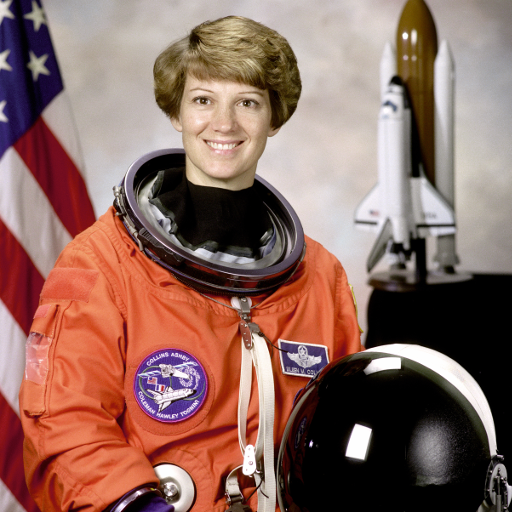
#> input picture skimage.data.astronaut(), 512 x 512 px
$ python k-mean.py   (older library calls are emulated)
#> lines starting #> are read from the running program, lines starting #| are printed output that depends on the picture
# -*- coding: utf-8 -*-
"""
Created on Tue May 22 17:24:10 2018

@author: yuxi
"""


# import the necessary packages
from skimage.segmentation import slic
from skimage.data import astronaut
import matplotlib.pyplot as plt
from skimage.io import imread
img = astronaut()
#> img is the input picture: shape (512, 512, 3); mean R, G, B 141.6, 105.8, 96.5
segments = slic(img, n_segments=100, compactness=10)
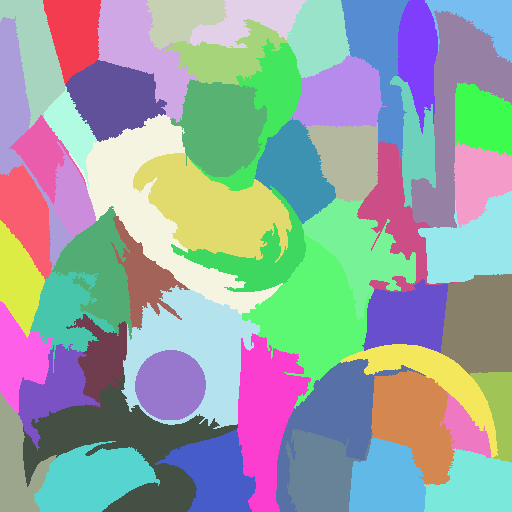
#> segments: shape (512, 512) int64; 56 distinct labels, from 1 to 56; one colour per label, 0 black


#%%
path_image = '201208172_T-12-58-58_Dive_01_041.jpg'
test_image = imread(path_image)
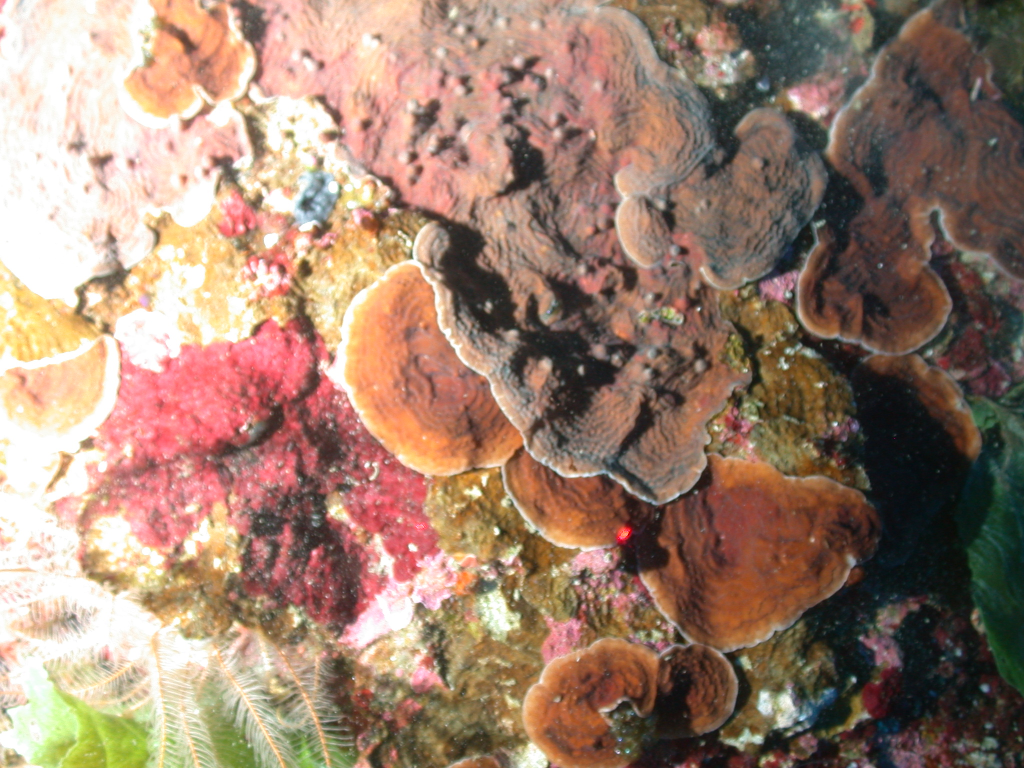
#> input picture stage1- preprocessing data/201208172_T-12-58-58_Dive_01_041.jpg, 2048 x 1536 px, found by its file name (shown at 1/2 size)
#> test_image is the input picture: shape (1536, 2048, 3); mean R, G, B 157.3, 129.4, 112.1
d = slic(test_image, n_segments=100, compactness=10.0, max_iter=10, sigma=0, spacing=None, multichannel=True, convert2lab=True, enforce_connectivity=True, min_size_factor=0.5, max_size_factor=3, slic_zero=False)
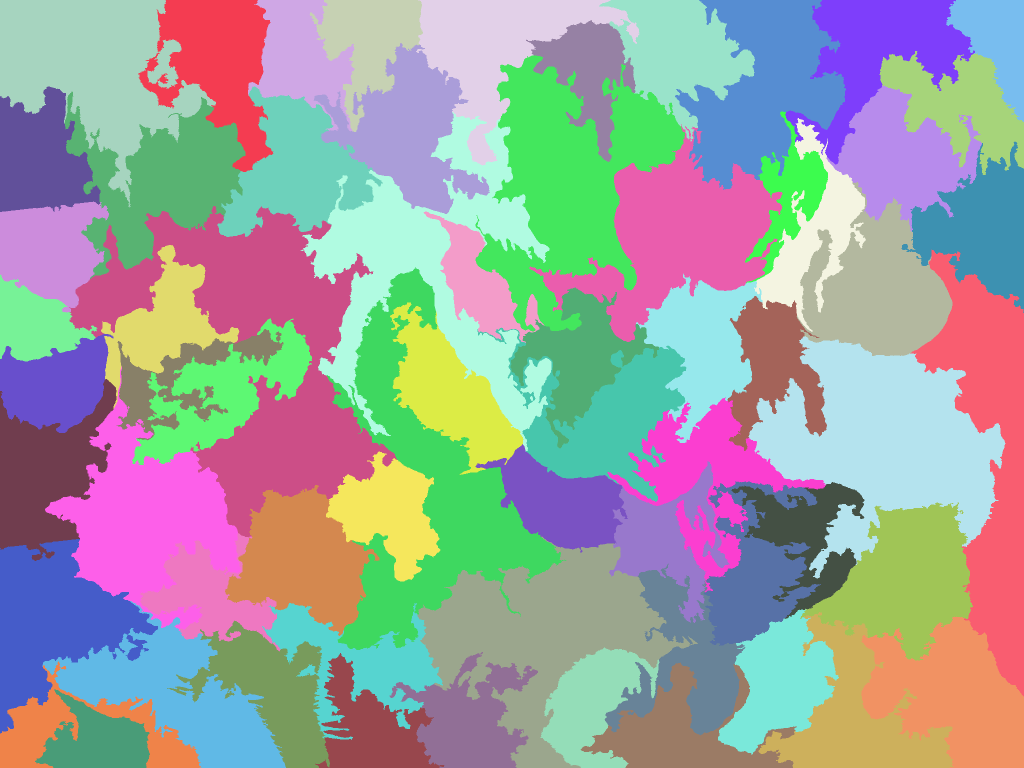
#> d: shape (1536, 2048) int64 (shown at 1/2 size); 65 distinct labels, from 1 to 65; one colour per label, 0 black
plt.imshow(d)
#%%
import matplotlib.pyplot as plt
import numpy as np
import random
import glob
import time

from skimage.data import astronaut
from skimage.color import rgb2gray
from skimage.filters import sobel
from skimage.segmentation import felzenszwalb, slic, quickshift, watershed
from skimage.segmentation import mark_boundaries,find_boundaries
from skimage.util import img_as_float
#%%
path_image = "./2012image/201208172_T-12-50-10_Dive_01_025.jpg"
#img = img_as_float(astronaut()[::2, ::2])
img = imread(path_image)
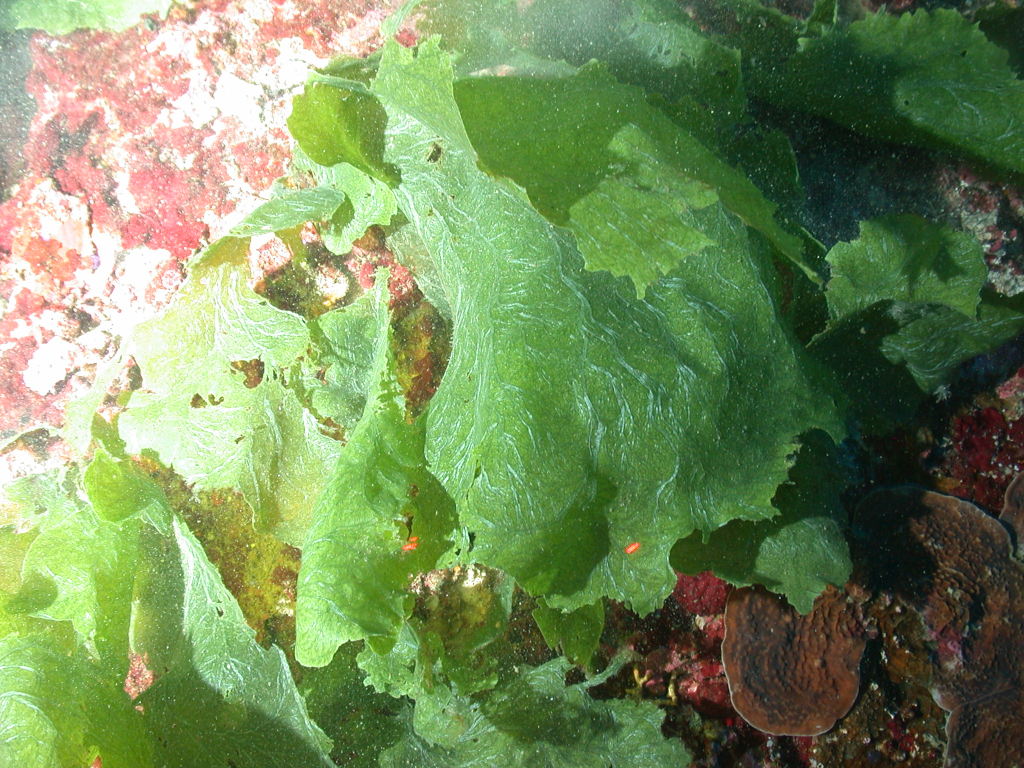
#> input picture stage2-trainining with CNN in crop image/2012 image data/2012_orginal_image data/201208172_T-12-50-10_Dive_01_025.jpg, 2048 x 1536 px, found by its file name (shown at 1/2 size)
#> img is the input picture: shape (1536, 2048, 3); mean R, G, B 116.2, 139.2, 90.8
img = img_as_float(img)
#%%image segmentation with k-means

#segments_fz = felzenszwalb(img, scale=100, sigma=0.5, min_size=50)
segments_slic = slic(img, n_segments=50, compactness=15, sigma=1)
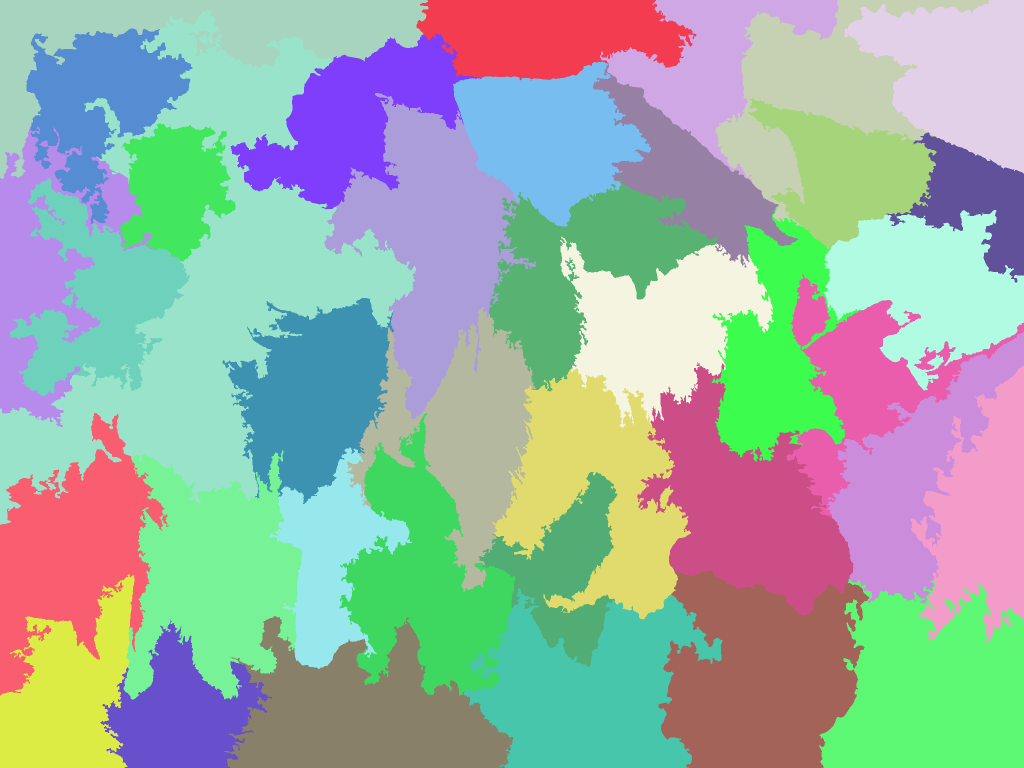
#> segments_slic: shape (1536, 2048) int64 (shown at 1/2 size); 38 distinct labels, from 1 to 38; one colour per label, 0 black
# [5 lines of commented-out code are left out]
print('SLIC number of segments: {}'.format(len(np.unique(segments_slic))))
#| SLIC number of segments: 38
#print('Quickshift number of segments: {}'.format(len(np.unique(segments_quick))))
#plot the boundary of the SLIC algorithm
fig, ax = plt.subplots(1, 1, figsize=(10,10), sharex=True, sharey=True)

#ax[0, 0].imshow(mark_boundaries(img, segments_fz))
#ax[0, 0].set_title("Felzenszwalbs's method")
ax.imshow(mark_boundaries(img, segments_slic,color=(1,1,0)))
ax.set_title('SLIC')
#ax[1, 0].imshow(mark_boundaries(img, segments_quick))
#ax[1, 0].set_title('Quickshift')
#ax[1, 1].imshow(mark_boundaries(img, segments_watershed))
#ax[1, 1].set_title('Compact watershed')

#for a in ax.ravel():
    #a.set_axis_off()

plt.tight_layout()
plt.show()
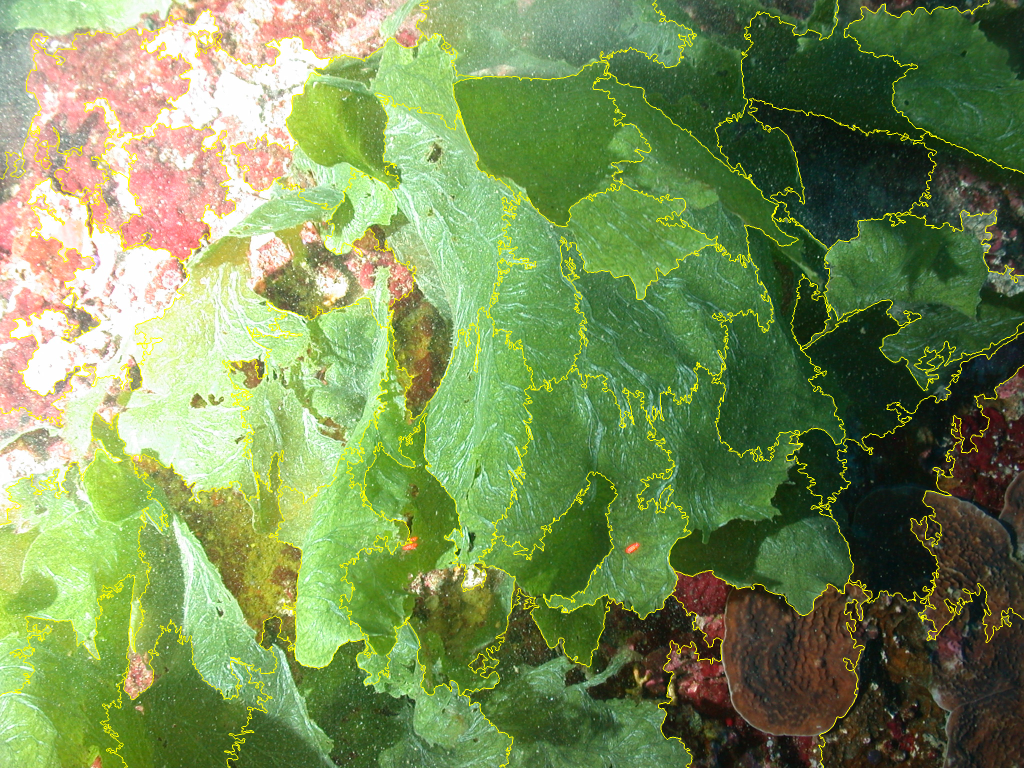
#> shown: shape (1536, 2048, 3) float64 (shown at 1/2 size); mean R, G, B 0.474, 0.561, 0.343
#%%
# [29 lines left out: functions mark_point, mark_generate_point, not called in this run]
#%%
fig, ax = plt.subplots(1, 1, figsize=(10,10), sharex=True, sharey=True)
ax.imshow(mark_boundaries(img, segments_slic,color=(1,1,0)))
#mark_point(1530,35,2)
#plt.plot(300,300,c='rx')


count_points = 50
geneate_count_points = 500
path_txt = "./2012new/201208172_T-12-50-10_Dive_01_025.txt"
#> (the run stopped early here; a loop or call above may not have finished)
